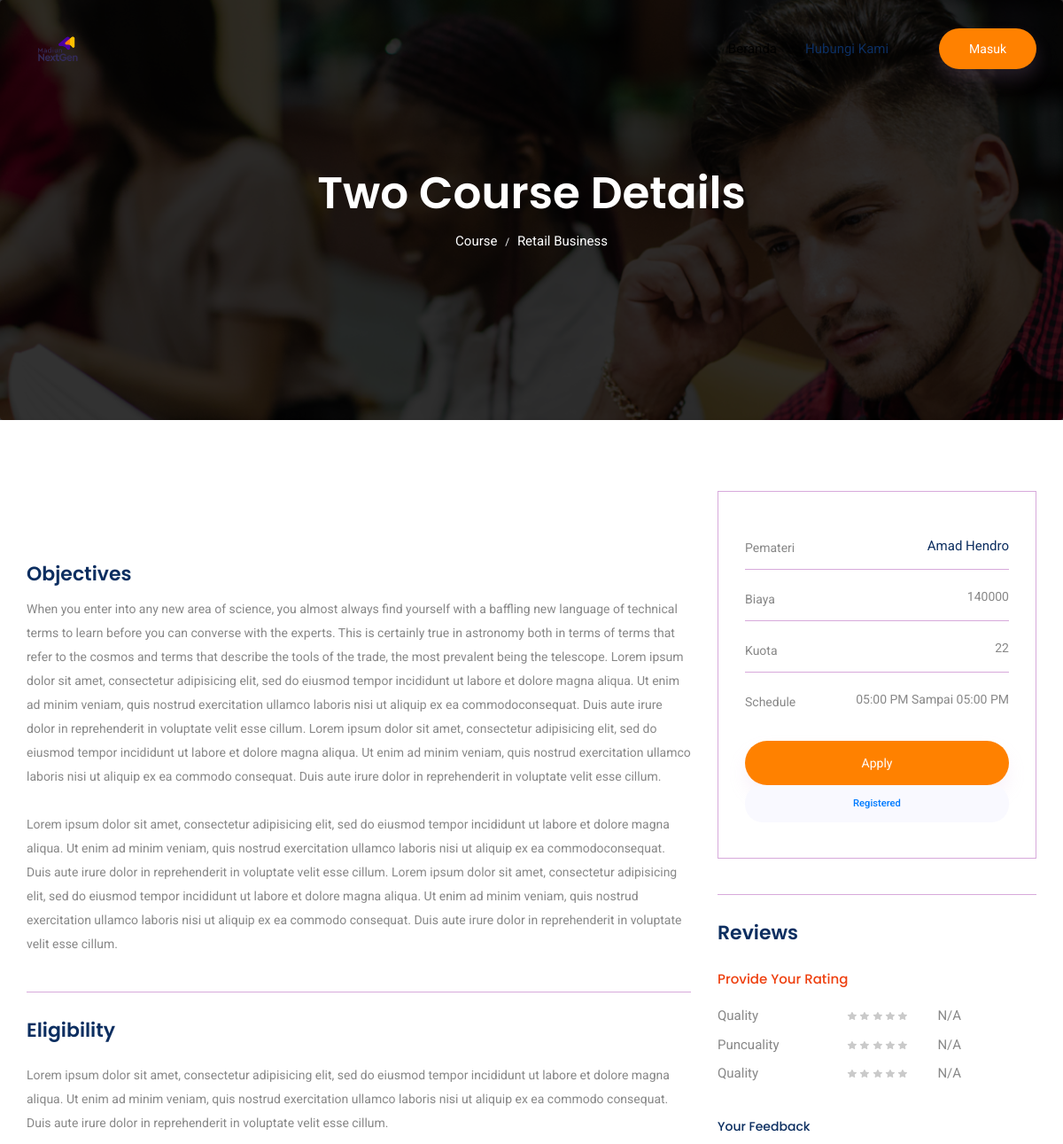
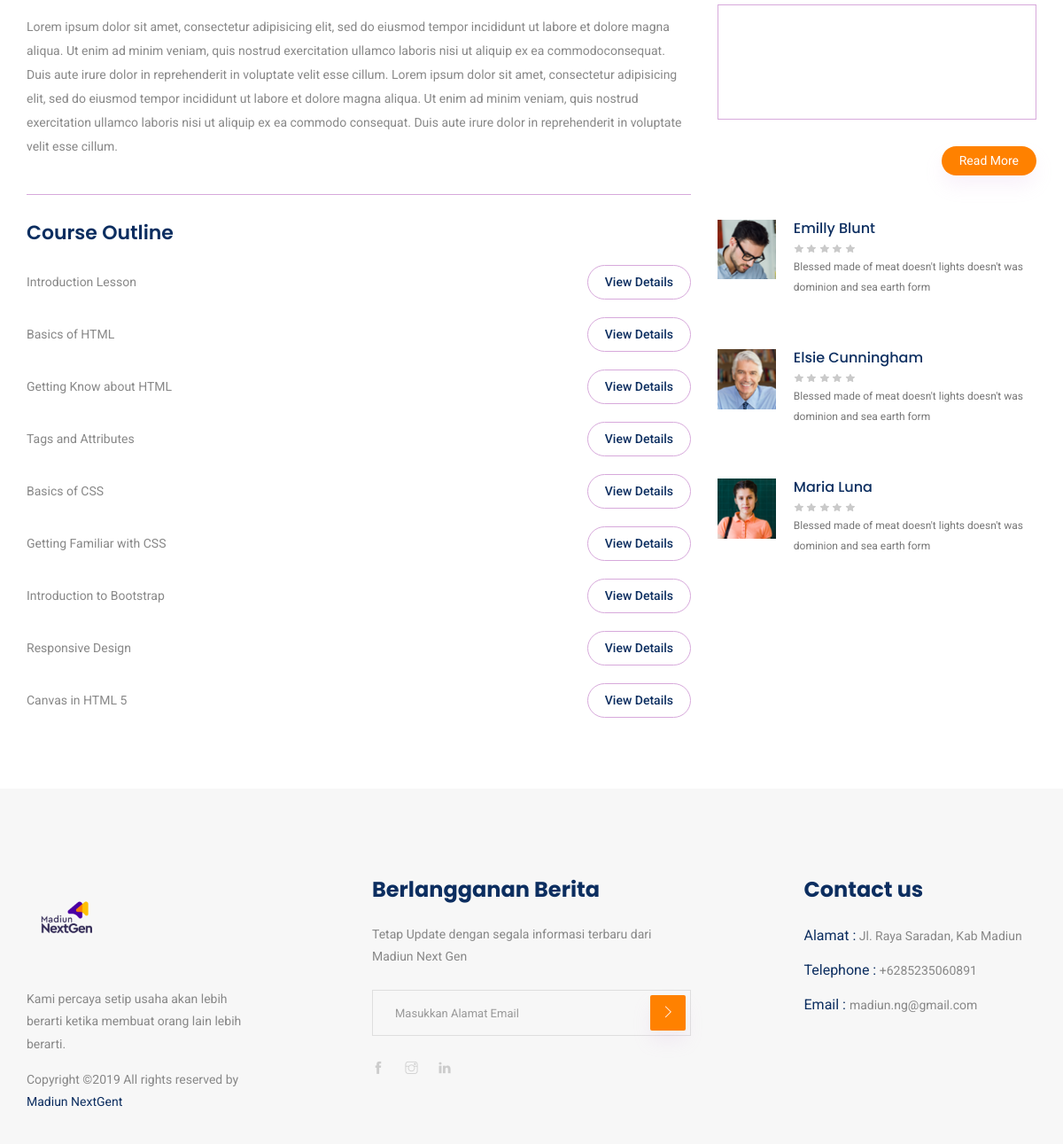
Page /Two-Course-Details-Test-1hgs on the committed database (2 pictures, top to bottom).
### tables this page shows
CREATE TABLE `course` (
  `course_id` int(11) NOT NULL,
  `image_course` varchar(1000) DEFAULT NULL,
  `preview` varchar(1000) DEFAULT NULL,
  `objective` text DEFAULT NULL,
  `eligibility` text DEFAULT NULL,
  `outline` text DEFAULT NULL,
  `status` smallint(6) DEFAULT NULL,
  `create_time` timestamp NULL DEFAULT current_timestamp(),
  `update_time` timestamp NULL DEFAULT NULL,
  `create_by` int(11) DEFAULT NULL,
  `update_by` int(11) DEFAULT NULL,
  `ip_address` varchar(15) DEFAULT NULL,
  `title` varchar(50) DEFAULT NULL,
  `course_category_id` int(11) DEFAULT NULL,
  `index_course` varchar(200) DEFAULT NULL
);

CREATE TABLE `course_category` (
  `course_category_id` int(11) NOT NULL,
  `course_category_name` varchar(50) DEFAULT NULL,
  `status` smallint(6) DEFAULT NULL,
  `create_time` timestamp NULL DEFAULT current_timestamp(),
  `update_time` timestamp NULL DEFAULT NULL,
  `create_by` int(11) DEFAULT NULL,
  `update_by` int(11) DEFAULT NULL,
  `ip_address` varchar(15) DEFAULT NULL
);

CREATE TABLE `account` (
  `account_id` int(11) NOT NULL,
  `name` varchar(100) DEFAULT NULL,
  `gender` smallint(6) DEFAULT NULL,
  `address` varchar(1000) DEFAULT NULL,
  `image` varchar(1000) DEFAULT NULL,
  `born_date` date DEFAULT NULL,
  `phone_number` varchar(15) DEFAULT NULL,
  `instagram_id` varchar(25) DEFAULT NULL,
  `email` varchar(50) DEFAULT NULL,
  `password` varchar(1000) DEFAULT NULL,
  `status` smallint(6) DEFAULT NULL,
  `role` smallint(6) DEFAULT NULL,
  `create_time` timestamp NULL DEFAULT current_timestamp(),
  `update_time` timestamp NULL DEFAULT NULL,
  `create_by` int(11) DEFAULT NULL,
  `update_by` int(11) DEFAULT NULL,
  `ip_address` varchar(15) DEFAULT NULL
);

CREATE TABLE `schedule` (
  `schedule_id` int(11) NOT NULL,
  `course_id` int(11) DEFAULT NULL,
  `account_id` int(11) DEFAULT NULL,
  `type` smallint(6) DEFAULT NULL,
  `fee` int(11) DEFAULT NULL,
  `start_time` timestamp NULL DEFAULT NULL,
  `finish_time` timestamp NULL DEFAULT NULL,
  `place` varchar(1000) DEFAULT NULL,
  `quota` int(11) DEFAULT NULL,
  `status` smallint(6) DEFAULT NULL,
  `create_time` timestamp NULL DEFAULT current_timestamp(),
  `update_time` timestamp NULL DEFAULT NULL,
  `create_by` int(11) DEFAULT NULL,
  `update_by` int(11) DEFAULT NULL,
  `ip_address` varchar(15) DEFAULT NULL
);

### application/views/course_detail.php (the view, shortened to what the rows shown need)
<section class="breadcrumb breadcrumb_bg">
    <div class="container">
        <div class="row">
            <div class="col-lg-12">
                <div class="breadcrumb_iner text-center">
                    <div class="breadcrumb_iner_item">
                        <h2><?php echo $course_title ?></h2>
                        <p>Course <span>/</span> <?php echo $course_kategori ?> </p>
                    </div>
                </div>
            </div>
        </div>
    </div>
</section>
<section class="course_details_area section_padding">
    <div class="container">
        <div class="row">
            <div class="col-lg-8 course_details_left">
                <div class="content_wrapper">
                    <h4 class="title_top">Objectives</h4>
                    <div class="content">
                        <?php echo $course_objective ?>
                        <br>
                        <br>
                        Lorem ipsum dolor sit amet, consectetur adipisicing elit, sed do eiusmod tempor
                        incididunt ut labore et dolore
                        magna aliqua. Ut enim ad minim veniam, quis nostrud exercitation ullamco laboris nisi
                        ut aliquip ex ea
                        commodoconsequat. Duis aute irure dolor in reprehenderit in voluptate velit esse
                        cillum. Lorem ipsum dolor sit
                        amet, consectetur adipisicing elit, sed do eiusmod tempor incididunt ut labore et
                        dolore magna aliqua. Ut enim
                        ad minim veniam, quis nostrud exercitation ullamco laboris nisi ut aliquip ex ea
                        commodo consequat. Duis aute
                        irure dolor in reprehenderit in voluptate velit esse cillum.
                    </div>
                    <h4 class="title">Eligibility</h4>
                    <div class="content">
                        Lorem ipsum dolor sit amet, consectetur adipisicing elit, sed do eiusmod tempor
                        incididunt ut labore et dolore
                        magna aliqua. Ut enim ad minim veniam, quis nostrud exercitation ullamco laboris nisi
                        ut aliquip ex ea commodo
                        consequat. Duis aute irure dolor in reprehenderit in voluptate velit esse cillum.
                        <br>
                        <br>
                        Lorem ipsum dolor sit amet, consectetur adipisicing elit, sed do eiusmod tempor
                        incididunt ut labore et dolore
                        magna aliqua. Ut enim ad minim veniam, quis nostrud exercitation ullamco laboris nisi
                        ut aliquip ex ea
                        commodoconsequat. Duis aute irure dolor in reprehenderit in voluptate velit esse
                        cillum. Lorem ipsum dolor sit
                        amet, consectetur adipisicing elit, sed do eiusmod tempor incididunt ut labore et
                        dolore magna aliqua. Ut enim
                        ad minim veniam, quis nostrud exercitation ullamco laboris nisi ut aliquip ex ea
                        commodo consequat. Duis aute
                        irure dolor in reprehenderit in voluptate velit esse cillum.
                    </div>
                    <h4 class="title">Course Outline</h4>
                    <div class="content">
                        <ul class="course_list">
                        </ul>
                    </div>
                </div>
            </div>
            <div class="col-lg-4 right-contents">
                <div class="sidebar_top">
                    <ul>
                        <li>
                            <a class="justify-content-between d-flex" href="#">
                                <p>Pemateri </p>
                                <span class="color"><?php echo $course_name_pemateri ?></span>
                            </a>
                        </li>
                        <li>
                            <a class="justify-content-between d-flex" href="#">
                                <p>Biaya </p>
                                <span><?php echo $course_fee ?></span>
                            </a>
                        </li>
                        <li>
                            <a class="justify-content-between d-flex" href="#">
                                <p>Kuota </p>
                                <span><?php echo $course_quota ?></span>
                            </a>
                        </li>
                        <li>
                            <a class="justify-content-between d-flex" href="#">
                                <p>Schedule </p>
                                <span>
                                    <?php
                                    $start_course = new DateTime($course_start_time);
                                    $finish_course = new DateTime($course_finish_time);
                                    echo $start_course->format('h:i A').' Sampai '.$finish_course->format('h:i A');
                                    ?>
                                </span>
                            </a>
                        </li>
                    </ul>
                </div>
            </div>
        </div>
    </div>
</section>

### rows in the picture
course: title "Two Course Details", course_category.course_category_name "Retail Business", objective "When you enter into any new area of science, you almost always find yourself with a baffling new language of technical terms to learn before you can converse with the experts. This is certainly true in astronomy both in terms of terms that refer to the cosmos and terms that describe the tools of the trade, the most prevalent being the telescope. Lorem ipsum dolor sit amet, consectetur adipisicing elit, sed do eiusmod tempor incididunt ut labore et dolore magna aliqua. Ut enim ad minim veniam, quis nostrud exercitation ullamco laboris nisi ut aliquip ex ea commodoconsequat. Duis aute irure dolor in reprehenderit in voluptate velit esse cillum. Lorem ipsum dolor sit amet, consectetur…", account.name "Amad Hendro", schedule.fee "140000", schedule.quota "22", schedule.start_time "05:00 PM", schedule.finish_time "05:00 PM"
